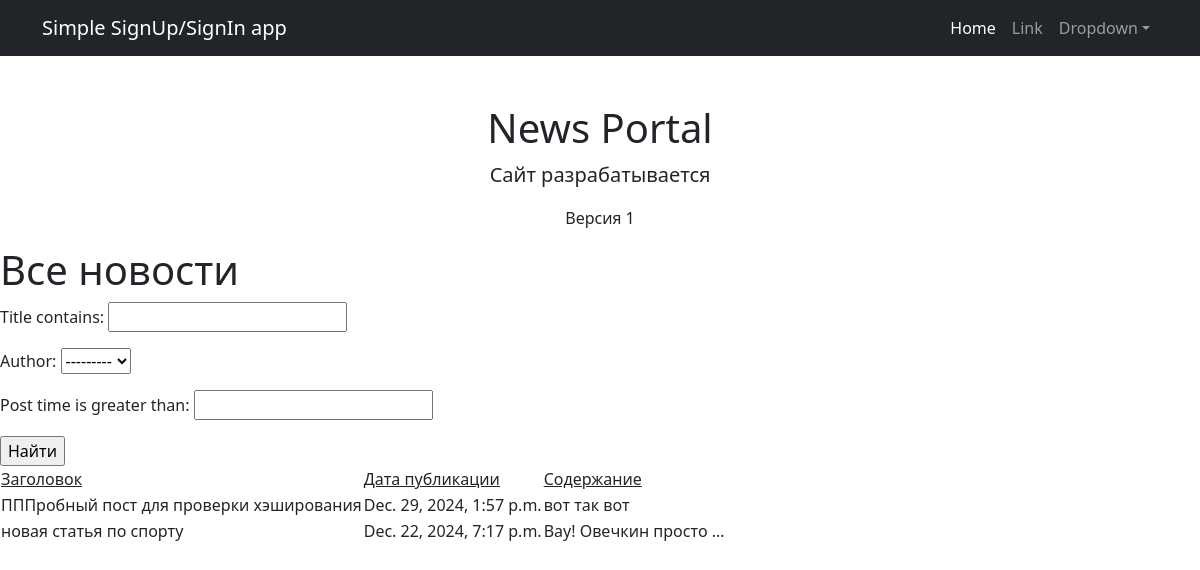
The app's page /news/search/ with its own data.
### simpleapp/models.py (models this page shows, shortened)
class Post(models.Model):
    news = 'NE'
    article = 'AR'
    POST_TYPES = [
        (news, 'Новости'),
        (article, 'Статья')
    ]
    author = models.ForeignKey(Author, on_delete=models.CASCADE, related_name='posts')
    post_type = models.CharField(max_length=2, choices=POST_TYPES, default=news)
    post_time = models.DateTimeField(auto_now_add=True)
    category = models.ManyToManyField(Category, through='PostCategory')
    title = models.CharField(max_length=255)
    text = models.TextField()
    rating = models.IntegerField(default=0)

### simpleapp/views.py (the view)
# urls.py: path('search/', cache_page(300)(NewsSearch.as_view()), name='search'),
class NewsSearch(ListView):
    model = Post
    ordering = '-post_time'
    template_name = 'search.html'
    context_object_name = 'posts'
    paginate_by = 10
    def get_queryset(self):
        queryset = super().get_queryset()
        self.filterset = PostFilter(self.request.GET, queryset=queryset)
        return self.filterset.qs
    def get_context_data(self, **kwargs):
        context = super().get_context_data(**kwargs)
        context['filterset'] = self.filterset
        return context

### simpleapp/models.py (called while the page is built)
    def __str__(self):
        return self.user.username

### simpleapp/templatetags/censor_filters.py (called while the page is built)
@register.filter()
def censor(value):
    words_to_censor = ['плохое', 'слово', 'блин']
    if not isinstance(value, str):
        raise ValueError("Значение должно быть строкой")
    for word in words_to_censor:
        value = value.replace(word, word[0] + '*' * len(word))
    return mark_safe(value)

### templates/search.html (shortened to what this page needs)
{% extends 'default.html'%}
{% load custom_filters %}
{% load censor_filters %}
{% load custom_tags %}
{% block content %}
    <h1>Все новости</h1>
   <form action="" method="get">
       {{ filterset.form.as_p }}
       <input type="submit" value="Найти" />
   </form>
    <table>
        <tr>
            <td><u>Заголовок</u></td>
            <td><u>Дата публикации</u></td>
            <td><u>Содержание</u></td>
        </tr>
        {% for post in posts %}
        <tr>
            <td>{{ post.title }}</td>
            <td>{{ post.post_time }}</td>
            <td>{{ post.text|truncatechars:21|censor }}</td>
        </tr>
        {% endfor %}
    </table>
{% endblock content%}

### records on screen
Post: title "ПППробный пост для проверки хэширования", post_time "Dec. 29, 2024, 1:57 p.m.", text|censor "вот так вот"
Post: title "новая статья по спорту", post_time "Dec. 22, 2024, 7:17 p.m.", text|censor "Вау! Овечкин просто …"
